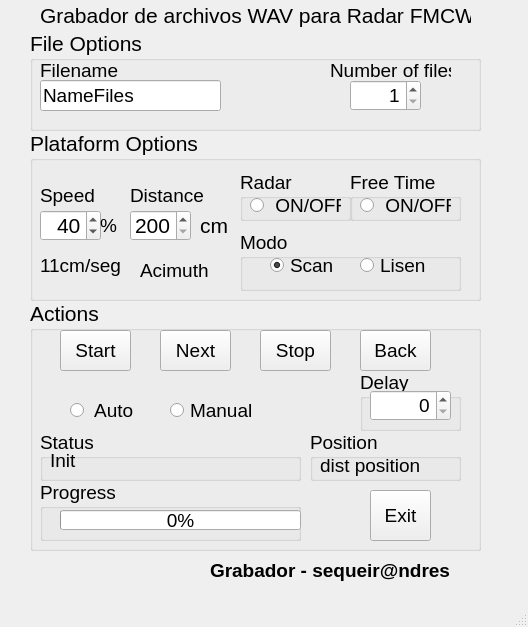
<?xml version="1.0" encoding="UTF-8"?>
<ui version="4.0">
 <class>MainWindow</class>
 <widget class="QMainWindow" name="MainWindow">
  <property name="geometry">
   <rect>
    <x>0</x>
    <y>0</y>
    <width>528</width>
    <height>627</height>
   </rect>
  </property>
  <property name="windowTitle">
   <string>MainWindow</string>
  </property>
  <widget class="QWidget" name="centralwidget">
   <widget class="QGroupBox" name="groupBox">
    <property name="geometry">
     <rect>
      <x>30</x>
      <y>300</y>
      <width>451</width>
      <height>251</height>
     </rect>
    </property>
    <property name="font">
     <font>
      <pointsize>16</pointsize>
     </font>
    </property>
    <property name="title">
     <string>Actions</string>
    </property>
    <widget class="QPushButton" name="ButtonExit">
     <property name="geometry">
      <rect>
       <x>340</x>
       <y>190</y>
       <width>61</width>
       <height>51</height>
      </rect>
     </property>
     <property name="font">
      <font>
       <pointsize>14</pointsize>
      </font>
     </property>
     <property name="text">
      <string>Exit</string>
     </property>
    </widget>
    <widget class="QPushButton" name="ButtonStop">
     <property name="geometry">
      <rect>
       <x>230</x>
       <y>30</y>
       <width>71</width>
       <height>41</height>
      </rect>
     </property>
     <property name="font">
      <font>
       <pointsize>14</pointsize>
      </font>
     </property>
     <property name="text">
      <string>Stop</string>
     </property>
    </widget>
    <widget class="QPushButton" name="ButtonBackToInit">
     <property name="geometry">
      <rect>
       <x>330</x>
       <y>30</y>
       <width>71</width>
       <height>41</height>
      </rect>
     </property>
     <property name="font">
      <font>
       <pointsize>14</pointsize>
      </font>
     </property>
     <property name="text">
      <string>Back</string>
     </property>
    </widget>
    <widget class="QPushButton" name="ButtonStart">
     <property name="geometry">
      <rect>
       <x>30</x>
       <y>30</y>
       <width>71</width>
       <height>41</height>
      </rect>
     </property>
     <property name="font">
      <font>
       <pointsize>14</pointsize>
      </font>
     </property>
     <property name="text">
      <string>Start</string>
     </property>
    </widget>
    <widget class="QGroupBox" name="groupBox_2">
     <property name="geometry">
      <rect>
       <x>10</x>
       <y>130</y>
       <width>261</width>
       <height>51</height>
      </rect>
     </property>
     <property name="font">
      <font>
       <pointsize>14</pointsize>
      </font>
     </property>
     <property name="title">
      <string>Status</string>
     </property>
     <widget class="QLabel" name="RecordStatus">
      <property name="geometry">
       <rect>
        <x>10</x>
        <y>20</y>
        <width>211</width>
        <height>21</height>
       </rect>
      </property>
      <property name="font">
       <font>
        <pointsize>14</pointsize>
       </font>
      </property>
      <property name="text">
       <string>Init</string>
      </property>
     </widget>
    </widget>
    <widget class="QGroupBox" name="groupBox_3">
     <property name="geometry">
      <rect>
       <x>10</x>
       <y>180</y>
       <width>261</width>
       <height>61</height>
      </rect>
     </property>
     <property name="font">
      <font>
       <pointsize>14</pointsize>
      </font>
     </property>
     <property name="title">
      <string>Progress</string>
     </property>
     <widget class="QProgressBar" name="statusBar">
      <property name="geometry">
       <rect>
        <x>20</x>
        <y>30</y>
        <width>241</width>
        <height>20</height>
       </rect>
      </property>
      <property name="font">
       <font>
        <pointsize>14</pointsize>
       </font>
      </property>
      <property name="value">
       <number>0</number>
      </property>
     </widget>
    </widget>
    <widget class="QGroupBox" name="groupBox_4">
     <property name="geometry">
      <rect>
       <x>280</x>
       <y>130</y>
       <width>151</width>
       <height>51</height>
      </rect>
     </property>
     <property name="font">
      <font>
       <pointsize>14</pointsize>
      </font>
     </property>
     <property name="title">
      <string>Position</string>
     </property>
     <widget class="QLabel" name="plataformPosition">
      <property name="geometry">
       <rect>
        <x>10</x>
        <y>20</y>
        <width>121</width>
        <height>31</height>
       </rect>
      </property>
      <property name="font">
       <font>
        <pointsize>14</pointsize>
       </font>
      </property>
      <property name="text">
       <string>dist position</string>
      </property>
     </widget>
    </widget>
    <widget class="QPushButton" name="ButtonNext">
     <property name="geometry">
      <rect>
       <x>130</x>
       <y>30</y>
       <width>71</width>
       <height>41</height>
      </rect>
     </property>
     <property name="font">
      <font>
       <pointsize>14</pointsize>
      </font>
     </property>
     <property name="text">
      <string>Next</string>
     </property>
    </widget>
    <widget class="QRadioButton" name="ButtonRunAuto">
     <property name="geometry">
      <rect>
       <x>40</x>
       <y>90</y>
       <width>71</width>
       <height>41</height>
      </rect>
     </property>
     <property name="font">
      <font>
       <pointsize>14</pointsize>
      </font>
     </property>
     <property name="text">
      <string> Auto</string>
     </property>
    </widget>
    <widget class="QRadioButton" name="ButtonRunManual">
     <property name="geometry">
      <rect>
       <x>140</x>
       <y>90</y>
       <width>101</width>
       <height>41</height>
      </rect>
     </property>
     <property name="font">
      <font>
       <pointsize>14</pointsize>
      </font>
     </property>
     <property name="text">
      <string>Manual</string>
     </property>
    </widget>
    <widget class="QGroupBox" name="groupBox_8">
     <property name="geometry">
      <rect>
       <x>330</x>
       <y>70</y>
       <width>101</width>
       <height>61</height>
      </rect>
     </property>
     <property name="font">
      <font>
       <pointsize>14</pointsize>
      </font>
     </property>
     <property name="title">
      <string>Delay</string>
     </property>
     <widget class="QSpinBox" name="delayValue">
      <property name="geometry">
       <rect>
        <x>10</x>
        <y>20</y>
        <width>81</width>
        <height>31</height>
       </rect>
      </property>
      <property name="font">
       <font>
        <pointsize>14</pointsize>
       </font>
      </property>
      <property name="alignment">
       <set>Qt::AlignRight|Qt::AlignTrailing|Qt::AlignVCenter</set>
      </property>
      <property name="maximum">
       <number>20</number>
      </property>
     </widget>
    </widget>
   </widget>
   <widget class="QGroupBox" name="groupBoxOptions">
    <property name="geometry">
     <rect>
      <x>30</x>
      <y>30</y>
      <width>451</width>
      <height>101</height>
     </rect>
    </property>
    <property name="font">
     <font>
      <pointsize>16</pointsize>
     </font>
    </property>
    <property name="title">
     <string>File Options</string>
    </property>
    <widget class="QSpinBox" name="spinBoxNumber">
     <property name="geometry">
      <rect>
       <x>320</x>
       <y>50</y>
       <width>71</width>
       <height>31</height>
      </rect>
     </property>
     <property name="font">
      <font>
       <pointsize>14</pointsize>
      </font>
     </property>
     <property name="layoutDirection">
      <enum>Qt::LeftToRight</enum>
     </property>
     <property name="alignment">
      <set>Qt::AlignRight|Qt::AlignTrailing|Qt::AlignVCenter</set>
     </property>
     <property name="minimum">
      <number>1</number>
     </property>
    </widget>
    <widget class="QLineEdit" name="NameFile">
     <property name="geometry">
      <rect>
       <x>10</x>
       <y>50</y>
       <width>181</width>
       <height>31</height>
      </rect>
     </property>
     <property name="font">
      <font>
       <pointsize>14</pointsize>
      </font>
     </property>
     <property name="text">
      <string>NameFiles</string>
     </property>
    </widget>
    <widget class="QLabel" name="label_2">
     <property name="geometry">
      <rect>
       <x>10</x>
       <y>30</y>
       <width>101</width>
       <height>21</height>
      </rect>
     </property>
     <property name="font">
      <font>
       <pointsize>14</pointsize>
      </font>
     </property>
     <property name="text">
      <string>Filename</string>
     </property>
    </widget>
    <widget class="QLabel" name="label_3">
     <property name="geometry">
      <rect>
       <x>300</x>
       <y>30</y>
       <width>121</width>
       <height>21</height>
      </rect>
     </property>
     <property name="font">
      <font>
       <pointsize>14</pointsize>
      </font>
     </property>
     <property name="text">
      <string>Number of files</string>
     </property>
    </widget>
   </widget>
   <widget class="QGroupBox" name="groupBoxPlataformOptions">
    <property name="geometry">
     <rect>
      <x>30</x>
      <y>130</y>
      <width>451</width>
      <height>171</height>
     </rect>
    </property>
    <property name="font">
     <font>
      <pointsize>16</pointsize>
     </font>
    </property>
    <property name="title">
     <string>Plataform Options</string>
    </property>
    <widget class="QSpinBox" name="PlataformSpeed">
     <property name="geometry">
      <rect>
       <x>10</x>
       <y>80</y>
       <width>61</width>
       <height>31</height>
      </rect>
     </property>
     <property name="font">
      <font>
       <pointsize>16</pointsize>
      </font>
     </property>
     <property name="layoutDirection">
      <enum>Qt::LeftToRight</enum>
     </property>
     <property name="alignment">
      <set>Qt::AlignRight|Qt::AlignTrailing|Qt::AlignVCenter</set>
     </property>
     <property name="minimum">
      <number>30</number>
     </property>
     <property name="maximum">
      <number>100</number>
     </property>
     <property name="singleStep">
      <number>10</number>
     </property>
     <property name="value">
      <number>40</number>
     </property>
    </widget>
    <widget class="QLabel" name="label_7">
     <property name="geometry">
      <rect>
       <x>10</x>
       <y>50</y>
       <width>81</width>
       <height>31</height>
      </rect>
     </property>
     <property name="font">
      <font>
       <pointsize>14</pointsize>
      </font>
     </property>
     <property name="text">
      <string>Speed</string>
     </property>
    </widget>
    <widget class="QLabel" name="label_8">
     <property name="geometry">
      <rect>
       <x>100</x>
       <y>50</y>
       <width>91</width>
       <height>31</height>
      </rect>
     </property>
     <property name="font">
      <font>
       <pointsize>14</pointsize>
      </font>
     </property>
     <property name="text">
      <string>Distance </string>
     </property>
    </widget>
    <widget class="QDoubleSpinBox" name="PlataformDistance">
     <property name="geometry">
      <rect>
       <x>100</x>
       <y>80</y>
       <width>61</width>
       <height>31</height>
      </rect>
     </property>
     <property name="font">
      <font>
       <pointsize>16</pointsize>
      </font>
     </property>
     <property name="layoutDirection">
      <enum>Qt::LeftToRight</enum>
     </property>
     <property name="alignment">
      <set>Qt::AlignRight|Qt::AlignTrailing|Qt::AlignVCenter</set>
     </property>
     <property name="decimals">
      <number>0</number>
     </property>
     <property name="minimum">
      <double>200.000000000000000</double>
     </property>
     <property name="maximum">
      <double>1000.000000000000000</double>
     </property>
     <property name="singleStep">
      <double>50.000000000000000</double>
     </property>
     <property name="value">
      <double>200.000000000000000</double>
     </property>
    </widget>
    <widget class="QLabel" name="labelSpeed">
     <property name="geometry">
      <rect>
       <x>10</x>
       <y>120</y>
       <width>101</width>
       <height>31</height>
      </rect>
     </property>
     <property name="font">
      <font>
       <pointsize>14</pointsize>
      </font>
     </property>
     <property name="text">
      <string>11cm/seg</string>
     </property>
    </widget>
    <widget class="QLabel" name="label_10">
     <property name="geometry">
      <rect>
       <x>170</x>
       <y>80</y>
       <width>31</width>
       <height>31</height>
      </rect>
     </property>
     <property name="font">
      <font>
       <pointsize>16</pointsize>
       <weight>50</weight>
       <bold>false</bold>
      </font>
     </property>
     <property name="text">
      <string>cm</string>
     </property>
    </widget>
    <widget class="QLabel" name="label_11">
     <property name="geometry">
      <rect>
       <x>70</x>
       <y>80</y>
       <width>31</width>
       <height>31</height>
      </rect>
     </property>
     <property name="font">
      <font>
       <pointsize>14</pointsize>
      </font>
     </property>
     <property name="text">
      <string>%</string>
     </property>
    </widget>
    <widget class="QGroupBox" name="groupBox_5">
     <property name="geometry">
      <rect>
       <x>210</x>
       <y>40</y>
       <width>111</width>
       <height>51</height>
      </rect>
     </property>
     <property name="font">
      <font>
       <pointsize>14</pointsize>
      </font>
     </property>
     <property name="title">
      <string>Radar</string>
     </property>
     <widget class="QRadioButton" name="ButtonRadarOnOff">
      <property name="geometry">
       <rect>
        <x>10</x>
        <y>20</y>
        <width>91</width>
        <height>31</height>
       </rect>
      </property>
      <property name="font">
       <font>
        <pointsize>14</pointsize>
       </font>
      </property>
      <property name="text">
       <string> ON/OFF</string>
      </property>
     </widget>
    </widget>
    <widget class="QLabel" name="label_12">
     <property name="geometry">
      <rect>
       <x>110</x>
       <y>130</y>
       <width>71</width>
       <height>21</height>
      </rect>
     </property>
     <property name="font">
      <font>
       <pointsize>14</pointsize>
      </font>
     </property>
     <property name="text">
      <string>Acimuth</string>
     </property>
    </widget>
    <widget class="QGroupBox" name="groupBox_6">
     <property name="geometry">
      <rect>
       <x>320</x>
       <y>40</y>
       <width>111</width>
       <height>51</height>
      </rect>
     </property>
     <property name="font">
      <font>
       <pointsize>14</pointsize>
      </font>
     </property>
     <property name="title">
      <string>Free Time</string>
     </property>
     <widget class="QRadioButton" name="ButtonSetTimeFree">
      <property name="geometry">
       <rect>
        <x>10</x>
        <y>20</y>
        <width>91</width>
        <height>31</height>
       </rect>
      </property>
      <property name="font">
       <font>
        <pointsize>14</pointsize>
       </font>
      </property>
      <property name="text">
       <string> ON/OFF</string>
      </property>
     </widget>
    </widget>
    <widget class="QGroupBox" name="groupBox_7">
     <property name="geometry">
      <rect>
       <x>210</x>
       <y>100</y>
       <width>221</width>
       <height>61</height>
      </rect>
     </property>
     <property name="font">
      <font>
       <pointsize>14</pointsize>
      </font>
     </property>
     <property name="title">
      <string>Modo</string>
     </property>
     <widget class="QRadioButton" name="ButtonModeScan">
      <property name="geometry">
       <rect>
        <x>30</x>
        <y>20</y>
        <width>71</width>
        <height>31</height>
       </rect>
      </property>
      <property name="font">
       <font>
        <pointsize>14</pointsize>
       </font>
      </property>
      <property name="text">
       <string>Scan</string>
      </property>
      <property name="checked">
       <bool>true</bool>
      </property>
     </widget>
     <widget class="QRadioButton" name="ButtonModeLisen">
      <property name="geometry">
       <rect>
        <x>120</x>
        <y>20</y>
        <width>81</width>
        <height>31</height>
       </rect>
      </property>
      <property name="font">
       <font>
        <pointsize>14</pointsize>
       </font>
      </property>
      <property name="text">
       <string>Lisen</string>
      </property>
     </widget>
    </widget>
   </widget>
   <widget class="QLabel" name="labelTitulo">
    <property name="geometry">
     <rect>
      <x>40</x>
      <y>0</y>
      <width>431</width>
      <height>31</height>
     </rect>
    </property>
    <property name="font">
     <font>
      <pointsize>16</pointsize>
     </font>
    </property>
    <property name="text">
     <string>Grabador de archivos WAV para Radar FMCW</string>
    </property>
   </widget>
   <widget class="QLabel" name="label_5">
    <property name="geometry">
     <rect>
      <x>210</x>
      <y>550</y>
      <width>261</width>
      <height>41</height>
     </rect>
    </property>
    <property name="font">
     <font>
      <pointsize>14</pointsize>
      <weight>75</weight>
      <bold>true</bold>
     </font>
    </property>
    <property name="text">
     <string>Grabador - sequeir@ndres</string>
    </property>
   </widget>
  </widget>
  <widget class="QMenuBar" name="menubar">
   <property name="geometry">
    <rect>
     <x>0</x>
     <y>0</y>
     <width>528</width>
     <height>21</height>
    </rect>
   </property>
  </widget>
  <widget class="QStatusBar" name="statusbar"/>
 </widget>
 <resources/>
 <connections/>
</ui>
